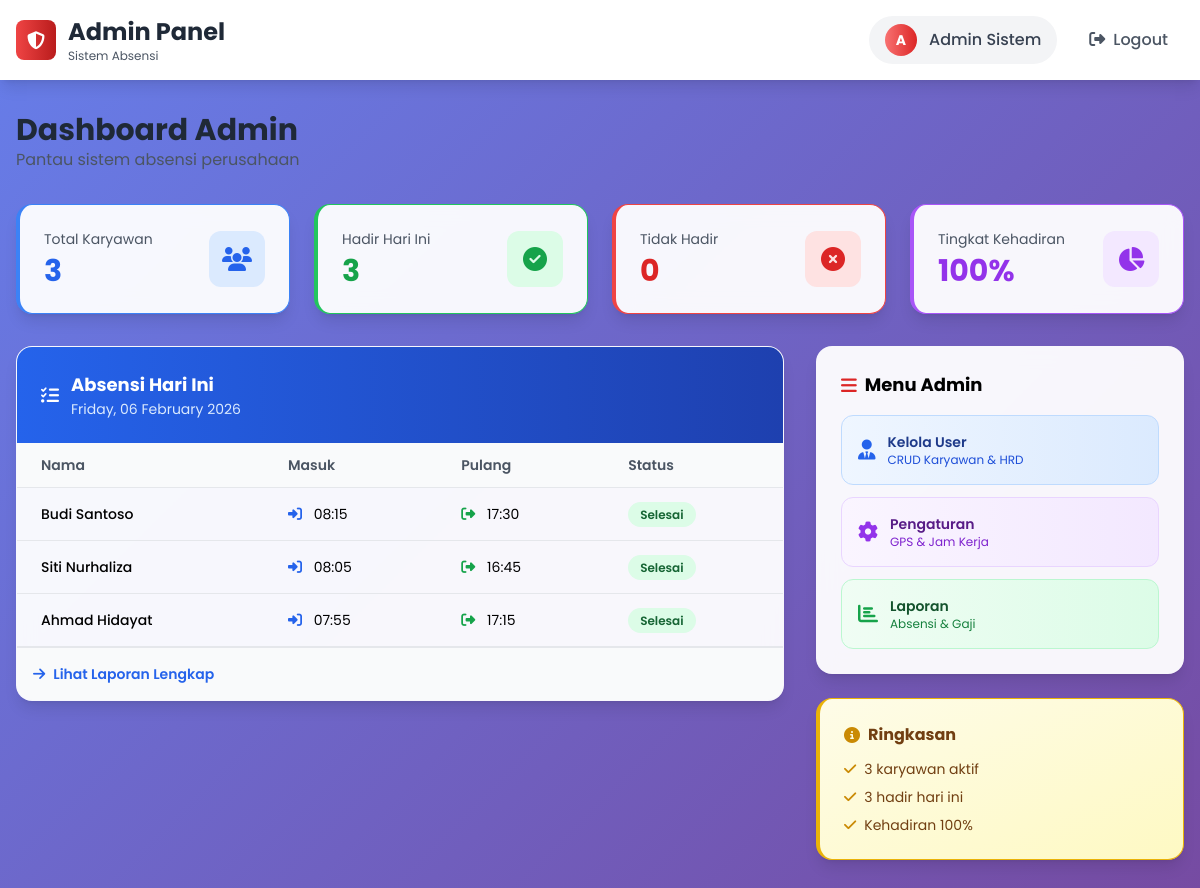
Page /admin/dashboard.php (signed in) on the committed database.
### tables this page shows
CREATE TABLE absensi (
  id INT PRIMARY KEY AUTO_INCREMENT,
  user_id INT NOT NULL,
  tanggal DATE NOT NULL,
  jam_masuk TIME,
  jam_pulang TIME,
  total_jam DECIMAL(5, 2),
  jam_lembur DECIMAL(5, 2) DEFAULT 0,
  selfie_masuk VARCHAR(255),
  selfie_pulang VARCHAR(255),
  lat_masuk DECIMAL(10, 8),
  lng_masuk DECIMAL(11, 8),
  lat_pulang DECIMAL(10, 8),
  lng_pulang DECIMAL(11, 8),
  status ENUM('belum_absen', 'absen_masuk', 'absen_pulang', 'selesai') DEFAULT 'belum_absen',
  created_at TIMESTAMP DEFAULT CURRENT_TIMESTAMP,
  updated_at TIMESTAMP DEFAULT CURRENT_TIMESTAMP ON UPDATE CURRENT_TIMESTAMP,
  FOREIGN KEY (user_id) REFERENCES users(id) ON DELETE CASCADE,
  UNIQUE KEY unique_user_tanggal (user_id, tanggal),
  INDEX idx_tanggal (tanggal),
  INDEX idx_user_id (user_id)
);

CREATE TABLE users (
  id INT PRIMARY KEY AUTO_INCREMENT,
  nama VARCHAR(100) NOT NULL,
  email VARCHAR(100) UNIQUE NOT NULL,
  password VARCHAR(255) NOT NULL,
  role ENUM('admin', 'hrd', 'karyawan') NOT NULL DEFAULT 'karyawan',
  gaji_harian DECIMAL(10, 2) DEFAULT 0,
  tarif_lembur_per_jam DECIMAL(10, 2) DEFAULT 0,
  status ENUM('aktif', 'nonaktif') DEFAULT 'aktif',
  created_at TIMESTAMP DEFAULT CURRENT_TIMESTAMP,
  updated_at TIMESTAMP DEFAULT CURRENT_TIMESTAMP ON UPDATE CURRENT_TIMESTAMP
);

### config/auth.php (called while the page is built, shortened)
<?php
function isLoggedIn() {
    return isset($_SESSION['user_id']) && !empty($_SESSION['user_id']);
}
function getCurrentUser() {
    return [
        'id' => $_SESSION['user_id'],
        'nama' => $_SESSION['user_nama'],
        'email' => $_SESSION['user_email'],
        'role' => $_SESSION['user_role'],
        'gaji_harian' => $_SESSION['user_gaji_harian'] ?? 0,
        'tarif_lembur' => $_SESSION['user_tarif_lembur'] ?? 0
    ];
}

### config/database.php (called while the page is built, shortened)
<?php
function executeQuery($conn, $query, $params = [], $types = '') {
    $stmt = $conn->prepare($query);
    if (!empty($params)) {
        if (!$stmt->bind_param($types, ...$params)) {
            throw new Exception('Bind param failed: ' . $stmt->error);
        }
    }
    if (!$stmt->execute()) {
        throw new Exception('Execute failed: ' . $stmt->error);
    }
    return $stmt;
}
function getRow($conn, $query, $params = [], $types = '') {
    try {
        $stmt = executeQuery($conn, $query, $params, $types);
        $result = $stmt->get_result();
        $row = $result->fetch_assoc();
        return $row;
    } catch (Exception $e) {
        throw new Exception('Get row failed: ' . $e->getMessage());
    }
}
function getRows($conn, $query, $params = [], $types = '') {
    try {
        $stmt = executeQuery($conn, $query, $params, $types);
        $result = $stmt->get_result();
        $rows = [];
        while ($row = $result->fetch_assoc()) {
            $rows[] = $row;
        }
        return $rows;
    } catch (Exception $e) {
        throw new Exception('Get rows failed: ' . $e->getMessage());
    }
}

### admin/dashboard.php (the view, shortened to what this page needs)
<?php
require_once __DIR__ . '/../config/database.php';
require_once __DIR__ . '/../config/auth.php';
$user = getCurrentUser();
$today = date('Y-m-d');
$query = "SELECT COUNT(*) as total FROM users WHERE role = 'karyawan'";
$total_employees = getRow($conn, $query)['total'];
$query = "SELECT COUNT(*) as total FROM absensi WHERE tanggal = ? AND status = 'selesai'";
$today_present = getRow($conn, $query, [$today], 's')['total'];
$query = "SELECT COUNT(*) as total FROM absensi WHERE tanggal = ? AND status = 'belum_absen'";
$today_absent = getRow($conn, $query, [$today], 's')['total'];
$query = "SELECT a.*, u.nama FROM absensi a JOIN users u ON a.user_id = u.id WHERE a.tanggal = ? ORDER BY a.created_at DESC LIMIT 5";
$recent_attendance = getRows($conn, $query, [$today], 's');
$total_today = $today_present + $today_absent;
$rate = $total_today > 0 ? round(($today_present / $total_today) * 100) : 0;
?>
<!DOCTYPE html>
<html lang="id">
<head>
    <script src="https://cdn.tailwindcss.com"></script>
    <link rel="stylesheet" href="https://cdnjs.cloudflare.com/ajax/libs/font-awesome/6.4.0/css/all.min.css">
</head>
<body class="bg-gray-50 min-h-screen">
    <nav class="bg-white shadow-lg">
        <div class="max-w-7xl mx-auto px-4 py-4">
            <div class="flex justify-between items-center">
                <div class="flex items-center gap-3">
                    <div class="w-10 h-10 bg-gradient-to-r from-red-500 to-red-700 rounded-lg flex items-center justify-center">
                        <i class="fas fa-shield-alt text-white text-lg"></i>
                    </div>
                    <div>
                        <h1 class="text-2xl font-bold text-gray-800">Admin Panel</h1>
                        <p class="text-gray-600 text-xs">Sistem Absensi</p>
                    </div>
                </div>
                <div class="flex items-center gap-4">
                    <div class="hidden md:flex items-center gap-3 bg-gray-100 px-4 py-2 rounded-full">
                        <div class="w-8 h-8 bg-gradient-to-r from-red-400 to-red-600 rounded-full flex items-center justify-center text-white font-bold text-sm">
                            <?php echo strtoupper(substr($user['nama'], 0, 1)); ?>
                        </div>
                        <span class="text-gray-700 font-medium"><?php echo htmlspecialchars($user['nama']); ?></span>
                    </div>
                    <button onclick="window.location.href='/auth/logout.php'" class="px-4 py-2 text-gray-600 hover:text-gray-800 font-medium rounded-lg hover:bg-gray-100">
                        <i class="fas fa-sign-out-alt mr-2"></i>Logout
                    </button>
                </div>
            </div>
        </div>
    </nav>
    <div class="max-w-7xl mx-auto px-4 py-8">
        <div class="mb-8">
            <h1 class="text-3xl font-bold text-gray-800">Dashboard Admin</h1>
            <p class="text-gray-600">Pantau sistem absensi perusahaan</p>
        </div>
        <div class="grid grid-cols-1 md:grid-cols-2 lg:grid-cols-4 gap-6 mb-8">
            <div class="glass-card rounded-2xl p-6 shadow-lg border-l-4 border-blue-500">
                <div class="flex items-center justify-between">
                    <div>
                        <p class="text-gray-600 text-sm mb-1">Total Karyawan</p>
                        <p class="text-3xl font-bold text-blue-600"><?php echo $total_employees; ?></p>
                    </div>
                    <div class="w-14 h-14 bg-blue-100 rounded-xl flex items-center justify-center">
                        <i class="fas fa-users text-blue-600 text-2xl"></i>
                    </div>
                </div>
            </div>
            <div class="glass-card rounded-2xl p-6 shadow-lg border-l-4 border-green-500">
                <div class="flex items-center justify-between">
                    <div>
                        <p class="text-gray-600 text-sm mb-1">Hadir Hari Ini</p>
                        <p class="text-3xl font-bold text-green-600"><?php echo $today_present; ?></p>
                    </div>
                    <div class="w-14 h-14 bg-green-100 rounded-xl flex items-center justify-center">
                        <i class="fas fa-check-circle text-green-600 text-2xl"></i>
                    </div>
                </div>
            </div>
            <div class="glass-card rounded-2xl p-6 shadow-lg border-l-4 border-red-500">
                <div class="flex items-center justify-between">
                    <div>
                        <p class="text-gray-600 text-sm mb-1">Tidak Hadir</p>
                        <p class="text-3xl font-bold text-red-600"><?php echo $today_absent; ?></p>
                    </div>
                    <div class="w-14 h-14 bg-red-100 rounded-xl flex items-center justify-center">
                        <i class="fas fa-times-circle text-red-600 text-2xl"></i>
                    </div>
                </div>
            </div>
            <div class="glass-card rounded-2xl p-6 shadow-lg border-l-4 border-purple-500">
                <div class="flex items-center justify-between">
                    <div>
                        <p class="text-gray-600 text-sm mb-1">Tingkat Kehadiran</p>
                        <p class="text-3xl font-bold text-purple-600"><?php echo $rate; ?>%</p>
                    </div>
                    <div class="w-14 h-14 bg-purple-100 rounded-xl flex items-center justify-center">
                        <i class="fas fa-chart-pie text-purple-600 text-2xl"></i>
                    </div>
                </div>
            </div>
        </div>
        <div class="grid grid-cols-1 lg:grid-cols-3 gap-8">
            <div class="lg:col-span-2">
                <div class="glass-card rounded-2xl shadow-lg border-transparent overflow-hidden">
                    <div class="bg-gradient-to-r from-blue-600 to-blue-800 text-white p-6 flex items-center gap-3">
                        <i class="fas fa-list-check text-lg"></i>
                        <div>
                            <h2 class="text-lg font-bold">Absensi Hari Ini</h2>
                            <p class="text-blue-100 text-sm"><?php echo date('l, d F Y'); ?></p>
                        </div>
                    </div>
                    <div class="overflow-x-auto">
                        <table class="w-full">
                            <thead class="bg-gray-50 border-b">
                                <tr>
                                    <th class="px-6 py-3 text-left text-sm font-semibold text-gray-600">Nama</th>
                                    <th class="px-6 py-3 text-left text-sm font-semibold text-gray-600">Masuk</th>
                                    <th class="px-6 py-3 text-left text-sm font-semibold text-gray-600">Pulang</th>
                                    <th class="px-6 py-3 text-left text-sm font-semibold text-gray-600">Status</th>
                                </tr>
                            </thead>
                            <tbody>
                                <?php if (!empty($recent_attendance)): ?>
                                    <?php foreach ($recent_attendance as $record): ?>
                                        <tr class="border-b hover:bg-gray-50">
                                            <td class="px-6 py-4 text-sm font-medium"><?php echo htmlspecialchars($record['nama']); ?></td>
                                            <td class="px-6 py-4 text-sm">
                                                <i class="fas fa-sign-in-alt text-blue-600 mr-2"></i>
                                                <?php echo $record['jam_masuk'] ? date('H:i', strtotime($record['jam_masuk'])) : '-'; ?>
                                            </td>
                                            <td class="px-6 py-4 text-sm">
                                                <i class="fas fa-sign-out-alt text-green-600 mr-2"></i>
                                                <?php echo $record['jam_pulang'] ? date('H:i', strtotime($record['jam_pulang'])) : '-'; ?>
                                            </td>
                                            <td class="px-6 py-4 text-sm">
                                                <span class="px-3 py-1 rounded-full text-xs font-semibold <?php echo match($record['status']) {
                                                    'belum_absen' => 'bg-red-100 text-red-800',
                                                    'absen_masuk' => 'bg-yellow-100 text-yellow-800',
                                                    'selesai' => 'bg-green-100 text-green-800',
                                                    default => 'bg-gray-100'
                                                }; ?>">
                                                    <?php echo match($record['status']) {
                                                        'belum_absen' => 'Belum Absen',
                                                        'absen_masuk' => 'Masuk',
                                                        'selesai' => 'Selesai',
                                                        default => $record['status']
                                                    }; ?>
                                                </span>
                                            </td>
                                        </tr>
                                    <?php endforeach; ?>
                                <?php endif; ?>
                            </tbody>
                        </table>
                    </div>
                    <div class="p-4 border-t bg-gray-50">
                        <a href="/admin/laporan.php" class="text-blue-600 hover:text-blue-800 text-sm font-semibold flex items-center gap-2">
                            <i class="fas fa-arrow-right"></i> Lihat Laporan Lengkap
                        </a>
                    </div>
                </div>
            </div>
            <div class="space-y-6">
                <div class="glass-card rounded-2xl p-6 shadow-lg border-transparent">
                    <h3 class="text-lg font-bold mb-4 flex items-center gap-2">
                        <i class="fas fa-bars text-red-600"></i> Menu Admin
                    </h3>
                    <div class="space-y-3">
                        <a href="/admin/users.php" class="block p-4 bg-gradient-to-r from-blue-50 to-blue-100 hover:from-blue-100 hover:to-blue-200 rounded-xl transition border border-blue-200">
                            <div class="flex items-center gap-3">
                                <i class="fas fa-user-tie text-blue-600 text-xl"></i>
                                <div>
                                    <p class="font-semibold text-blue-900 text-sm">Kelola User</p>
                                    <p class="text-xs text-blue-700">CRUD Karyawan & HRD</p>
                                </div>
                            </div>
                        </a>
                        <a href="/admin/setting.php" class="block p-4 bg-gradient-to-r from-purple-50 to-purple-100 hover:from-purple-100 hover:to-purple-200 rounded-xl transition border border-purple-200">
                            <div class="flex items-center gap-3">
                                <i class="fas fa-cog text-purple-600 text-xl"></i>
                                <div>
                                    <p class="font-semibold text-purple-900 text-sm">Pengaturan</p>
                                    <p class="text-xs text-purple-700">GPS & Jam Kerja</p>
                                </div>
                            </div>
                        </a>
                        <a href="/admin/laporan.php" class="block p-4 bg-gradient-to-r from-green-50 to-green-100 hover:from-green-100 hover:to-green-200 rounded-xl transition border border-green-200">
                            <div class="flex items-center gap-3">
                                <i class="fas fa-chart-bar text-green-600 text-xl"></i>
                                <div>
                                    <p class="font-semibold text-green-900 text-sm">Laporan</p>
                                    <p class="text-xs text-green-700">Absensi & Gaji</p>
                                </div>
                            </div>
                        </a>
                    </div>
                </div>
                <div class="glass-card rounded-2xl p-6 shadow-lg border-l-4 border-yellow-500 bg-gradient-to-br from-yellow-50 to-yellow-100">
                    <h4 class="font-bold text-yellow-900 mb-3 flex items-center gap-2">
                        <i class="fas fa-info-circle text-yellow-600"></i> Ringkasan
                    </h4>
                    <ul class="text-sm text-yellow-900 space-y-2">
                        <li class="flex items-center gap-2">
                            <i class="fas fa-check text-yellow-600"></i>
                            <span><?php echo $total_employees; ?> karyawan aktif</span>
                        </li>
                        <li class="flex items-center gap-2">
                            <i class="fas fa-check text-yellow-600"></i>
                            <span><?php echo $today_present; ?> hadir hari ini</span>
                        </li>
                        <li class="flex items-center gap-2">
                            <i class="fas fa-check text-yellow-600"></i>
                            <span>Kehadiran <?php echo $rate; ?>%</span>
                        </li>
                    </ul>
                </div>
            </div>
        </div>
    </div>

### rows in the picture
absensi: user.nama "Budi Santoso", jam_masuk "08:15", jam_pulang "17:30", status "Selesai"
absensi: user.nama "Siti Nurhaliza", jam_masuk "08:05", jam_pulang "16:45", status "Selesai"
absensi: user.nama "Ahmad Hidayat", jam_masuk "07:55", jam_pulang "17:15", status "Selesai"

### other values in the picture
substr($user['nama'], 0, 1) "A"
$user['nama'] "Admin Sistem"
$total_employees "3"
$today_present "3"
$today_absent "0"
$rate "100"
